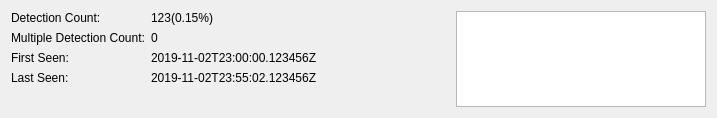
<?xml version="1.0" encoding="UTF-8"?>
<ui version="4.0">
 <class>TagStatisticsWidget</class>
 <widget class="QWidget" name="TagStatisticsWidget">
  <property name="geometry">
   <rect>
    <x>0</x>
    <y>0</y>
    <width>717</width>
    <height>118</height>
   </rect>
  </property>
  <property name="sizePolicy">
   <sizepolicy hsizetype="Preferred" vsizetype="Minimum">
    <horstretch>0</horstretch>
    <verstretch>0</verstretch>
   </sizepolicy>
  </property>
  <property name="maximumSize">
   <size>
    <width>16777215</width>
    <height>118</height>
   </size>
  </property>
  <property name="windowTitle">
   <string>Form</string>
  </property>
  <layout class="QHBoxLayout" name="horizontalLayout">
   <item>
    <layout class="QFormLayout" name="formLayout">
     <item row="0" column="0">
      <widget class="QLabel" name="label">
       <property name="text">
        <string>Detection Count:</string>
       </property>
      </widget>
     </item>
     <item row="0" column="1">
      <widget class="QLabel" name="label_2">
       <property name="text">
        <string>123(0.15%)</string>
       </property>
      </widget>
     </item>
     <item row="1" column="0">
      <widget class="QLabel" name="label_3">
       <property name="text">
        <string>Multiple Detection Count:</string>
       </property>
      </widget>
     </item>
     <item row="1" column="1">
      <widget class="QLabel" name="label_4">
       <property name="text">
        <string>0</string>
       </property>
      </widget>
     </item>
     <item row="2" column="0">
      <widget class="QLabel" name="label_5">
       <property name="text">
        <string>First Seen:</string>
       </property>
      </widget>
     </item>
     <item row="2" column="1">
      <widget class="QLabel" name="label_7">
       <property name="text">
        <string>2019-11-02T23:00:00.123456Z</string>
       </property>
      </widget>
     </item>
     <item row="3" column="0">
      <widget class="QLabel" name="label_6">
       <property name="text">
        <string>Last Seen:</string>
       </property>
      </widget>
     </item>
     <item row="3" column="1">
      <widget class="QLabel" name="label_8">
       <property name="text">
        <string>2019-11-02T23:55:02.123456Z</string>
       </property>
      </widget>
     </item>
    </layout>
   </item>
   <item>
    <widget class="QGraphicsView" name="graphicsView">
     <property name="sizePolicy">
      <sizepolicy hsizetype="Maximum" vsizetype="Maximum">
       <horstretch>0</horstretch>
       <verstretch>0</verstretch>
      </sizepolicy>
     </property>
     <property name="maximumSize">
      <size>
       <width>250</width>
       <height>100</height>
      </size>
     </property>
    </widget>
   </item>
  </layout>
 </widget>
 <resources/>
 <connections/>
</ui>
